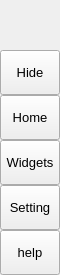
        <widget class="QFrame" name="leftMenuBg">
         <property name="minimumSize">
          <size>
           <width>60</width>
           <height>0</height>
          </size>
         </property>
         <property name="maximumSize">
          <size>
           <width>60</width>
           <height>16777215</height>
          </size>
         </property>
         <property name="frameShape">
          <enum>QFrame::NoFrame</enum>
         </property>
         <property name="frameShadow">
          <enum>QFrame::Raised</enum>
         </property>
         <layout class="QVBoxLayout" name="verticalLayout_3">
          <property name="spacing">
           <number>0</number>
          </property>
          <property name="leftMargin">
           <number>0</number>
          </property>
          <property name="topMargin">
           <number>0</number>
          </property>
          <property name="rightMargin">
           <number>0</number>
          </property>
          <property name="bottomMargin">
           <number>0</number>
          </property>
          <item>
           <widget class="QFrame" name="topLogoInfo">
            <property name="minimumSize">
             <size>
              <width>0</width>
              <height>50</height>
             </size>
            </property>
            <property name="maximumSize">
             <size>
              <width>16777215</width>
              <height>50</height>
             </size>
            </property>
            <property name="frameShape">
             <enum>QFrame::NoFrame</enum>
            </property>
            <property name="frameShadow">
             <enum>QFrame::Raised</enum>
            </property>
            <widget class="QLabel" name="titleLeftApp">
             <property name="geometry">
              <rect>
               <x>70</x>
               <y>8</y>
               <width>160</width>
               <height>20</height>
              </rect>
             </property>
             <property name="font">
              <font>
               <family>Segoe UI Semibold</family>
               <pointsize>-1</pointsize>
               <italic>false</italic>
               <bold>true</bold>
              </font>
             </property>
             <property name="styleSheet">
              <string notr="true">font: bold 14px;</string>
             </property>
             <property name="text">
              <string>PyImage Helper</string>
             </property>
             <property name="alignment">
              <set>Qt::AlignLeading|Qt::AlignLeft|Qt::AlignTop</set>
             </property>
            </widget>
            <widget class="QLabel" name="titleLeftDescription">
             <property name="geometry">
              <rect>
               <x>70</x>
               <y>27</y>
               <width>160</width>
               <height>16</height>
              </rect>
             </property>
             <property name="maximumSize">
              <size>
               <width>16777215</width>
               <height>16</height>
              </size>
             </property>
             <property name="font">
              <font>
               <family>Segoe UI</family>
               <pointsize>8</pointsize>
               <italic>false</italic>
               <bold>false</bold>
              </font>
             </property>
             <property name="text">
              <string>不知道写啥</string>
             </property>
             <property name="alignment">
              <set>Qt::AlignLeading|Qt::AlignLeft|Qt::AlignTop</set>
             </property>
            </widget>
            <widget class="QFrame" name="topLogo">
             <property name="geometry">
              <rect>
               <x>10</x>
               <y>10</y>
               <width>42</width>
               <height>42</height>
              </rect>
             </property>
             <property name="minimumSize">
              <size>
               <width>42</width>
               <height>42</height>
              </size>
             </property>
             <property name="maximumSize">
              <size>
               <width>42</width>
               <height>42</height>
              </size>
             </property>
             <property name="frameShape">
              <enum>QFrame::NoFrame</enum>
             </property>
             <property name="frameShadow">
              <enum>QFrame::Raised</enum>
             </property>
            </widget>
           </widget>
          </item>
          <item>
           <widget class="QFrame" name="leftMenuFrame">
            <property name="frameShape">
             <enum>QFrame::NoFrame</enum>
            </property>
            <property name="frameShadow">
             <enum>QFrame::Raised</enum>
            </property>
            <layout class="QVBoxLayout" name="verticalMenuLayout">
             <property name="spacing">
              <number>0</number>
             </property>
             <property name="leftMargin">
              <number>0</number>
             </property>
             <property name="topMargin">
              <number>0</number>
             </property>
             <property name="rightMargin">
              <number>0</number>
             </property>
             <property name="bottomMargin">
              <number>0</number>
             </property>
             <item>
              <widget class="QFrame" name="toggleBox">
               <property name="maximumSize">
                <size>
                 <width>16777215</width>
                 <height>45</height>
                </size>
               </property>
               <property name="frameShape">
                <enum>QFrame::NoFrame</enum>
               </property>
               <property name="frameShadow">
                <enum>QFrame::Raised</enum>
               </property>
               <layout class="QVBoxLayout" name="verticalLayout_4">
                <property name="spacing">
                 <number>0</number>
                </property>
                <property name="leftMargin">
                 <number>0</number>
                </property>
                <property name="topMargin">
                 <number>0</number>
                </property>
                <property name="rightMargin">
                 <number>0</number>
                </property>
                <property name="bottomMargin">
                 <number>0</number>
                </property>
                <item>
                 <widget class="QPushButton" name="toggleButton">
                  <property name="sizePolicy">
                   <sizepolicy hsizetype="Expanding" vsizetype="Fixed">
                    <horstretch>0</horstretch>
                    <verstretch>0</verstretch>
                   </sizepolicy>
                  </property>
                  <property name="minimumSize">
                   <size>
                    <width>0</width>
                    <height>45</height>
                   </size>
                  </property>
                  <property name="font">
                   <font>
                    <family>Segoe UI</family>
                    <pointsize>10</pointsize>
                    <italic>false</italic>
                    <bold>false</bold>
                   </font>
                  </property>
                  <property name="cursor">
                   <cursorShape>PointingHandCursor</cursorShape>
                  </property>
                  <property name="layoutDirection">
                   <enum>Qt::LeftToRight</enum>
                  </property>
                  <property name="styleSheet">
                   <string notr="true">background-image: url(:/icons/images/icons/icon_menu.png);</string>
                  </property>
                  <property name="text">
                   <string>Hide</string>
                  </property>
                 </widget>
                </item>
               </layout>
              </widget>
             </item>
             <item alignment="Qt::AlignTop">
              <widget class="QFrame" name="topMenu">
               <property name="frameShape">
                <enum>QFrame::NoFrame</enum>
               </property>
               <property name="frameShadow">
                <enum>QFrame::Raised</enum>
               </property>
               <layout class="QVBoxLayout" name="verticalLayout_8">
                <property name="spacing">
                 <number>0</number>
                </property>
                <property name="leftMargin">
                 <number>0</number>
                </property>
                <property name="topMargin">
                 <number>0</number>
                </property>
                <property name="rightMargin">
                 <number>0</number>
                </property>
                <property name="bottomMargin">
                 <number>0</number>
                </property>
                <item>
                 <widget class="QPushButton" name="btn_home">
                  <property name="sizePolicy">
                   <sizepolicy hsizetype="Expanding" vsizetype="Fixed">
                    <horstretch>0</horstretch>
                    <verstretch>0</verstretch>
                   </sizepolicy>
                  </property>
                  <property name="minimumSize">
                   <size>
                    <width>0</width>
                    <height>45</height>
                   </size>
                  </property>
                  <property name="font">
                   <font>
                    <family>Segoe UI</family>
                    <pointsize>10</pointsize>
                    <italic>false</italic>
                    <bold>false</bold>
                   </font>
                  </property>
                  <property name="cursor">
                   <cursorShape>PointingHandCursor</cursorShape>
                  </property>
                  <property name="layoutDirection">
                   <enum>Qt::LeftToRight</enum>
                  </property>
                  <property name="styleSheet">
                   <string notr="true">background-image: url(:/icons/images/icons/cil-home.png);</string>
                  </property>
                  <property name="text">
                   <string>Home</string>
                  </property>
                 </widget>
                </item>
                <item>
                 <widget class="QPushButton" name="btn_widgets">
                  <property name="sizePolicy">
                   <sizepolicy hsizetype="Expanding" vsizetype="Fixed">
                    <horstretch>0</horstretch>
                    <verstretch>0</verstretch>
                   </sizepolicy>
                  </property>
                  <property name="minimumSize">
                   <size>
                    <width>0</width>
                    <height>45</height>
                   </size>
                  </property>
                  <property name="font">
                   <font>
                    <family>Segoe UI</family>
                    <pointsize>10</pointsize>
                    <italic>false</italic>
                    <bold>false</bold>
                   </font>
                  </property>
                  <property name="cursor">
                   <cursorShape>PointingHandCursor</cursorShape>
                  </property>
                  <property name="layoutDirection">
                   <enum>Qt::LeftToRight</enum>
                  </property>
                  <property name="styleSheet">
                   <string notr="true">background-image: url(:/icons/images/icons/cil-gamepad.png);</string>
                  </property>
                  <property name="text">
                   <string>Widgets</string>
                  </property>
                 </widget>
                </item>
                <item>
                 <widget class="QPushButton" name="btn_new">
                  <property name="sizePolicy">
                   <sizepolicy hsizetype="Expanding" vsizetype="Fixed">
                    <horstretch>0</horstretch>
                    <verstretch>0</verstretch>
                   </sizepolicy>
                  </property>
                  <property name="minimumSize">
                   <size>
                    <width>0</width>
                    <height>45</height>
                   </size>
                  </property>
                  <property name="font">
                   <font>
                    <family>Segoe UI</family>
                    <pointsize>10</pointsize>
                    <italic>false</italic>
                    <bold>false</bold>
                   </font>
                  </property>
                  <property name="cursor">
                   <cursorShape>PointingHandCursor</cursorShape>
                  </property>
                  <property name="layoutDirection">
                   <enum>Qt::LeftToRight</enum>
                  </property>
                  <property name="styleSheet">
                   <string notr="true">background-image: url(:/icons/images/icons/cil-settings.png);</string>
                  </property>
                  <property name="text">
                   <string>Setting</string>
                  </property>
                 </widget>
                </item>
               </layout>
              </widget>
             </item>
             <item alignment="Qt::AlignBottom">
              <widget class="QFrame" name="bottomMenu">
               <property name="frameShape">
                <enum>QFrame::NoFrame</enum>
               </property>
               <property name="frameShadow">
                <enum>QFrame::Raised</enum>
               </property>
               <layout class="QVBoxLayout" name="verticalLayout_9">
                <property name="spacing">
                 <number>0</number>
                </property>
                <property name="leftMargin">
                 <number>0</number>
                </property>
                <property name="topMargin">
                 <number>0</number>
                </property>
                <property name="rightMargin">
                 <number>0</number>
                </property>
                <property name="bottomMargin">
                 <number>0</number>
                </property>
                <item>
                 <widget class="QPushButton" name="toggleLeftBox">
                  <property name="sizePolicy">
                   <sizepolicy hsizetype="Expanding" vsizetype="Fixed">
                    <horstretch>0</horstretch>
                    <verstretch>0</verstretch>
                   </sizepolicy>
                  </property>
                  <property name="minimumSize">
                   <size>
                    <width>0</width>
                    <height>45</height>
                   </size>
                  </property>
                  <property name="font">
                   <font>
                    <family>Segoe UI</family>
                    <pointsize>10</pointsize>
                    <italic>false</italic>
                    <bold>false</bold>
                   </font>
                  </property>
                  <property name="cursor">
                   <cursorShape>PointingHandCursor</cursorShape>
                  </property>
                  <property name="layoutDirection">
                   <enum>Qt::LeftToRight</enum>
                  </property>
                  <property name="styleSheet">
                   <string notr="true">background-image: url(:/icons/images/icons/cil-bell.png);</string>
                  </property>
                  <property name="text">
                   <string>help</string>
                  </property>
                 </widget>
                </item>
               </layout>
              </widget>
             </item>
            </layout>
           </widget>
          </item>
         </layout>
        </widget>
